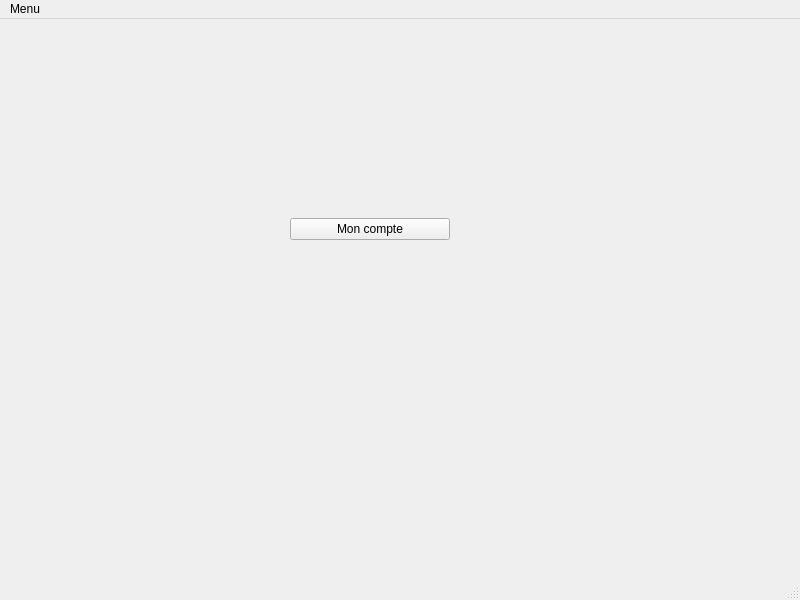
<?xml version="1.0" encoding="UTF-8"?>
<ui version="4.0">
 <class>Trottipret</class>
 <widget class="QMainWindow" name="Trottipret">
  <property name="windowModality">
   <enum>Qt::NonModal</enum>
  </property>
  <property name="geometry">
   <rect>
    <x>0</x>
    <y>0</y>
    <width>800</width>
    <height>600</height>
   </rect>
  </property>
  <property name="windowTitle">
   <string>MainWindow</string>
  </property>
  <widget class="QWidget" name="centralwidget">
   <widget class="QWidget" name="verticalLayoutWidget">
    <property name="geometry">
     <rect>
      <x>290</x>
      <y>170</y>
      <width>160</width>
      <height>80</height>
     </rect>
    </property>
    <layout class="QVBoxLayout" name="verticalLayout">
     <item>
      <widget class="QPushButton" name="monCompte">
       <property name="text">
        <string>Mon compte</string>
       </property>
      </widget>
     </item>
    </layout>
   </widget>
  </widget>
  <widget class="QMenuBar" name="menubar">
   <property name="geometry">
    <rect>
     <x>0</x>
     <y>0</y>
     <width>800</width>
     <height>22</height>
    </rect>
   </property>
   <widget class="QMenu" name="menuMenu">
    <property name="title">
     <string>Menu</string>
    </property>
    <addaction name="ajouterAnnonce"/>
   </widget>
   <addaction name="menuMenu"/>
  </widget>
  <widget class="QStatusBar" name="statusbar"/>
  <action name="ajouterAnnonce">
   <property name="text">
    <string>Ajouter une annonce</string>
   </property>
  </action>
 </widget>
 <resources/>
 <connections/>
</ui>
